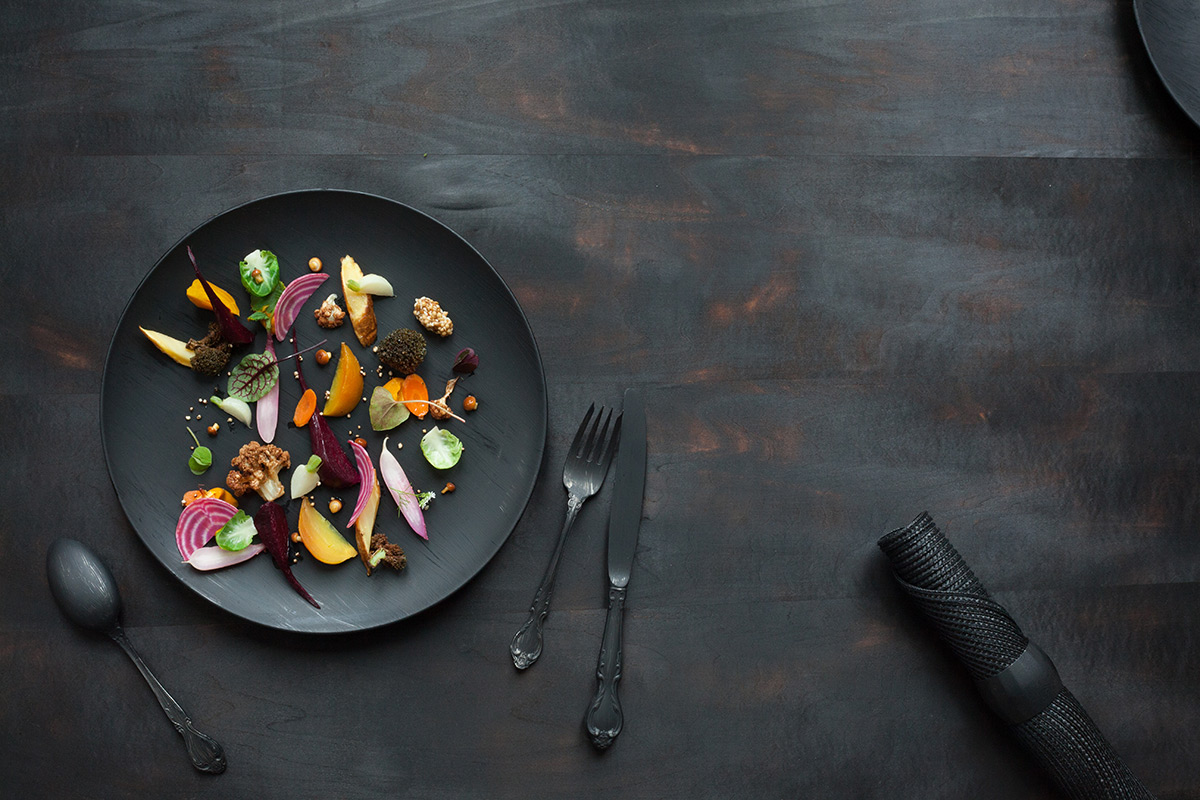
#> input picture bg1.jpg, 1200 x 800 px
$ python img_seg.py ../bg1.jpg   (older library calls are emulated)
#> lines starting #> are read from the running program, lines starting #| are printed output that depends on the picture; after the words box and inside, x2 and y2 are one past the last pixel; in counts of white or black regions, pixels touching at a corner belong together
#> further down, img1 is the input picture: shape (800, 1200, 3); mean B, G, R 64.6, 63.4, 61.7
import cv2
import numpy as np
import sys

def getAreaOfFood(img1):
	img = cv2.cvtColor(img1, cv2.COLOR_BGR2GRAY)
	img_filt = cv2.medianBlur( img, 5)
	img_th = cv2.adaptiveThreshold(img_filt,255,cv2.ADAPTIVE_THRESH_GAUSSIAN_C,cv2.THRESH_BINARY,11,2)
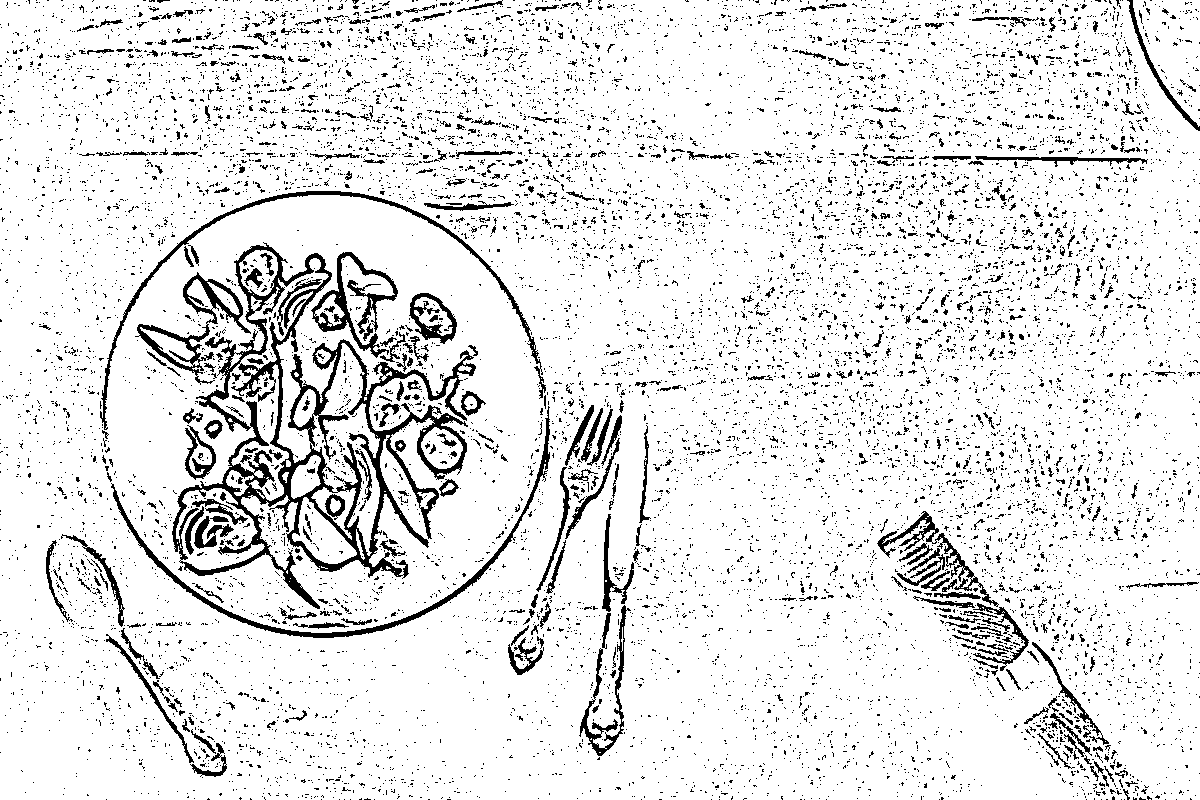
#> img_th: shape (800, 1200); 90% white; 11690 black regions (11217 under 20 px)
	contours, hierarchy = cv2.findContours(img_th, cv2.RETR_LIST, cv2.CHAIN_APPROX_SIMPLE)
#> contours = 13936 contours, 13057 with area under 20; largest, box (x1, y1, x2, y2) and area: (0, 0, 1200, 800) 951361, (171, 242, 477, 610) 27422, (1133, 0, 1200, 127) 5300, (110, 405, 551, 639) 3528, (99, 190, 543, 431) 3226

	# find contours. sort. and find the biggest contour. the biggest contour corresponds to the plate and fruit.
	mask = np.zeros(img.shape, np.uint8)
	largest_areas = sorted(contours, key=cv2.contourArea)
#> largest_areas has the same summary as contours
	cv2.drawContours(mask, [largest_areas[-1]], 0, (255,255,255,255), -1)
#> mask: shape (800, 1200); 99.3% white; 153 black regions (150 under 20 px), largest, box (x1, y1, x2, y2) and area: (1127, 0, 1200, 131) 6122, (1123, 789, 1130, 800) 29, (157, 0, 170, 3) 21
	img_bigcontour = cv2.bitwise_and(img1,img1,mask = mask)

	# convert to hsv. otsu threshold in s to remove plate
	hsv_img = cv2.cvtColor(img_bigcontour, cv2.COLOR_BGR2HSV)
#> hsv_img: shape (800, 1200, 3); mean H, S, V 97.4, 36.8, 68.2
	h,s,v = cv2.split(hsv_img)
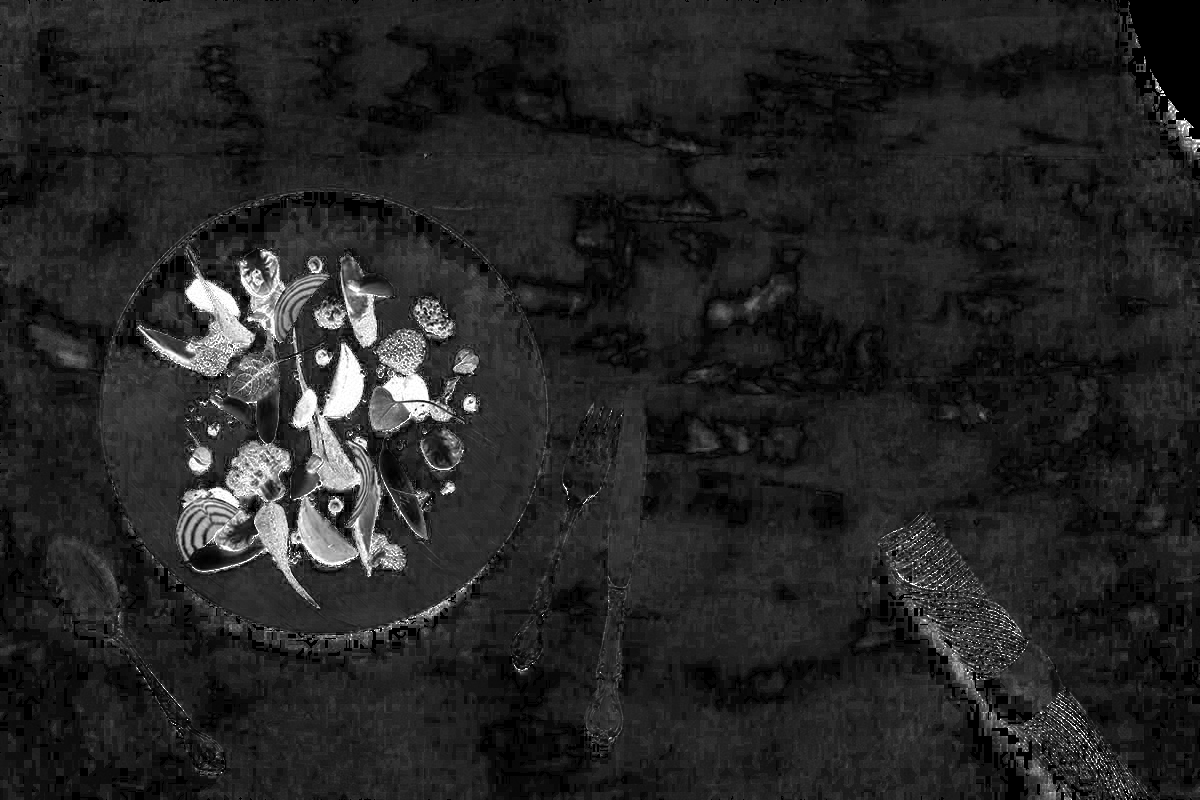
#> s: shape (800, 1200); min 0, max 255, mean 36.8
	mask_plate = cv2.inRange(hsv_img, np.array([0,0,100]), np.array([255,90,255]))
#> mask_plate: shape (800, 1200); 6.3% white; 2910 white regions (2770 under 20 px), largest, box (x1, y1, x2, y2) and area: (149, 509, 468, 633) 11565, (788, 0, 1060, 81) 9098, (868, 81, 1088, 156) 5855
	mask_not_plate = cv2.bitwise_not(mask_plate)
	fruit_skin = cv2.bitwise_and(img_bigcontour,img_bigcontour,mask = mask_not_plate)

	#convert to hsv to detect and remove skin pixels
	hsv_img = cv2.cvtColor(fruit_skin, cv2.COLOR_BGR2HSV)
#> hsv_img: shape (800, 1200, 3); mean H, S, V 91.6, 34.5, 60.1
	skin = cv2.inRange(hsv_img, np.array([0,10,60]), np.array([10,160,255])) #Scalar(0, 10, 60), Scalar(20, 150, 255)
#> skin: shape (800, 1200); 1.7% white; 986 white regions (892 under 20 px), largest, box (x1, y1, x2, y2) and area: (707, 272, 796, 328) 1744, (761, 424, 800, 461) 771, (512, 283, 566, 310) 719
	not_skin = cv2.bitwise_not(skin); #invert skin and black
	fruit = cv2.bitwise_and(fruit_skin,fruit_skin,mask = not_skin) #get only fruit pixels

	fruit_bw = cv2.cvtColor(fruit, cv2.COLOR_BGR2GRAY)
	fruit_bin = cv2.inRange(fruit_bw, 10, 255) #binary of fruit
#> fruit_bin: shape (800, 1200); 90% white; 4416 black regions (4165 under 20 px), largest, box (x1, y1, x2, y2) and area: (149, 509, 468, 633) 11765, (788, 0, 1060, 81) 9114, (1125, 0, 1200, 166) 8225

	#erode before finding contours
	kernel = cv2.getStructuringElement(cv2.MORPH_ELLIPSE,(3,3))
	erode_fruit = cv2.erode(fruit_bin,kernel,iterations = 1)
#> erode_fruit: shape (800, 1200); 83.9% white; 1303 black regions (952 under 20 px), largest, box (x1, y1, x2, y2) and area: (773, 0, 1116, 159) 28851, (145, 508, 488, 653) 18512, (877, 514, 1153, 800) 12488

	#find largest contour since that will be the fruit
	img_th = cv2.adaptiveThreshold(erode_fruit,255,cv2.ADAPTIVE_THRESH_GAUSSIAN_C,cv2.THRESH_BINARY,11,2)
#> img_th: shape (800, 1200); 88.1% white; 1311 black regions (952 under 20 px)
	contours, hierarchy = cv2.findContours(img_th, cv2.RETR_LIST, cv2.CHAIN_APPROX_SIMPLE)
#> contours = 2608 contours, 1965 with area under 20; largest, box (x1, y1, x2, y2) and area: (0, 0, 1200, 800) 899834, (147, 507, 489, 654) 19568, (1131, 0, 1200, 157) 7354, (404, 132, 563, 220) 6952, (190, 567, 450, 629) 6847
	mask_fruit = np.zeros(fruit_bin.shape, np.uint8)
	largest_areas = sorted(contours, key=cv2.contourArea)
#> largest_areas has the same summary as contours
	cv2.drawContours(mask_fruit, [largest_areas[-2]], 0, (255,255,255), -1)
#> mask_fruit: shape (800, 1200); 2.1% white; 1 white region, box (x1, y1, x2, y2) and area: (147, 507, 489, 654) 20404
	#dilate now
	kernel2 = cv2.getStructuringElement(cv2.MORPH_ELLIPSE,(13,13))
	mask_fruit2 = cv2.dilate(mask_fruit,kernel2,iterations = 1)
#> mask_fruit2: shape (800, 1200); 2.9% white; 1 white region, box (x1, y1, x2, y2) and area: (141, 501, 495, 660) 27802
	res = cv2.bitwise_and(fruit_bin,fruit_bin,mask = mask_fruit2)
#> res: shape (800, 1200); 1.3% white; 67 white regions (66 under 20 px), largest, box (x1, y1, x2, y2) and area: (141, 501, 495, 660) 12341
	fruit_final = cv2.bitwise_and(img1,img1,mask = mask_fruit2)
	#find area of fruit
	img_th = cv2.adaptiveThreshold(mask_fruit2,255,cv2.ADAPTIVE_THRESH_GAUSSIAN_C,cv2.THRESH_BINARY,11,2)
#> img_th: shape (800, 1200); 99.5% white; 1 black region
	contours, hierarchy = cv2.findContours(img_th, cv2.RETR_LIST, cv2.CHAIN_APPROX_SIMPLE)
#> contours = 3 contours; box (x1, y1, x2, y2) and area: (0, 0, 1200, 800) 958001, (135, 496, 501, 665) 32897, (141, 501, 495, 660) 27374
	largest_areas = sorted(contours, key=cv2.contourArea)
#> largest_areas has the same summary as contours
	fruit_contour = largest_areas[-2]
#> fruit_contour = contour of 416 points, box (x1, y1, x2, y2) (135, 496, 501, 665), area 32897
	fruit_area = cv2.contourArea(fruit_contour)
#> fruit_area = 32897


	#finding the area of skin. find area of biggest contour
	skin2 = skin - mask_fruit2
	#erode before finding contours
	kernel = cv2.getStructuringElement(cv2.MORPH_ELLIPSE,(3,3))
	skin_e = cv2.erode(skin2,kernel,iterations = 1)
	img_th = cv2.adaptiveThreshold(skin_e,255,cv2.ADAPTIVE_THRESH_GAUSSIAN_C,cv2.THRESH_BINARY,11,2)
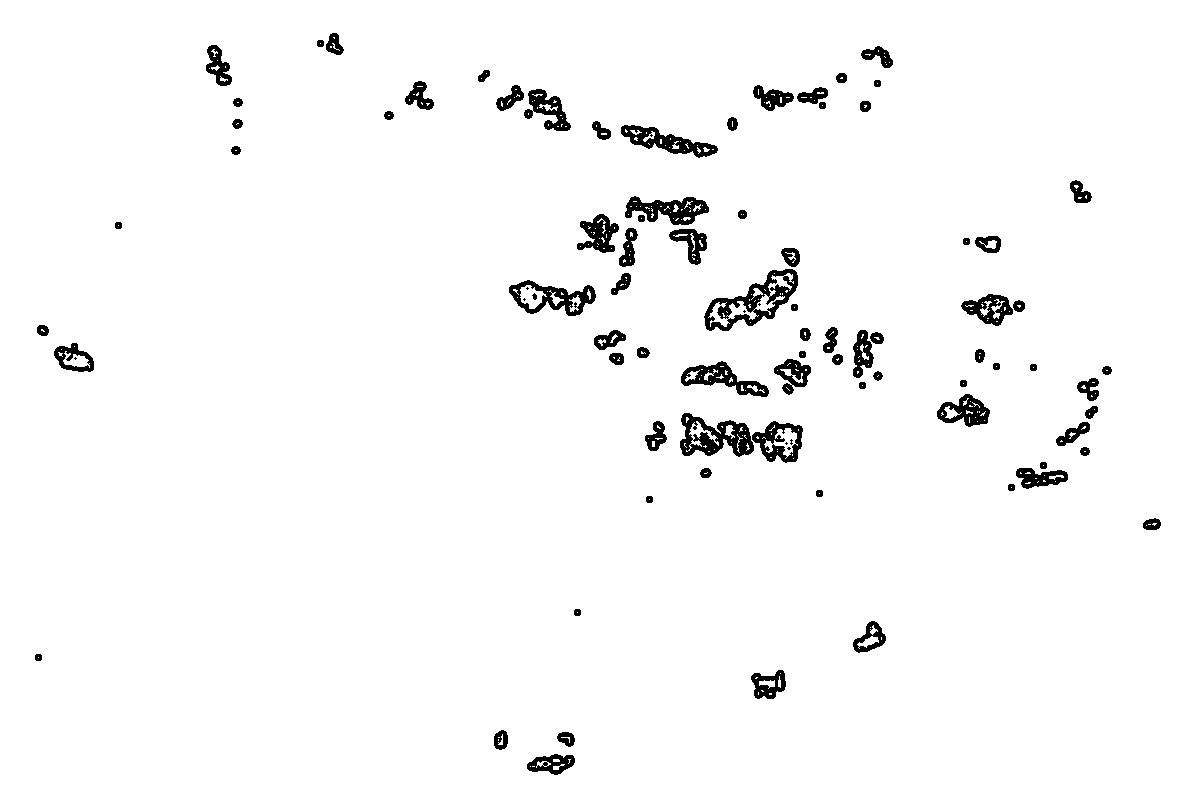
#> img_th: shape (800, 1200); 97.2% white; 89 black regions (8 under 20 px)
	contours, hierarchy = cv2.findContours(img_th, cv2.RETR_LIST, cv2.CHAIN_APPROX_SIMPLE)
#> contours = 443 contours, 333 with area under 20; largest, box (x1, y1, x2, y2) and area: (0, 0, 1200, 800) 958001, (703, 268, 799, 332) 3081, (679, 412, 755, 458) 2237, (508, 279, 597, 317) 1976, (620, 124, 719, 159) 1562
	mask_skin = np.zeros(skin.shape, np.uint8)
	largest_areas = sorted(contours, key=cv2.contourArea)
#> largest_areas has the same summary as contours
	cv2.drawContours(mask_skin, [largest_areas[-2]], 0, (255,255,255), -1)
#> mask_skin: shape (800, 1200); 0.33% white; 1 white region, box (x1, y1, x2, y2) and area: (703, 268, 799, 332) 3208

	skin_rect = cv2.minAreaRect(largest_areas[-2])
#> skin_rect = ((752.8, 303.6), (107.3, 44.72), -26.57)
	box = cv2.cv.BoxPoints(skin_rect)
#> box = ((714.8, 347.6), (694.8, 307.6), (790.8, 259.6), (810.8, 299.6))
	box = np.int0(box)
#> box = [[714, 347], [694, 307], [790, 259], [810, 299]]
	mask_skin2 = np.zeros(skin.shape, np.uint8)
	cv2.drawContours(mask_skin2,[box],0,(255,255,255), -1)
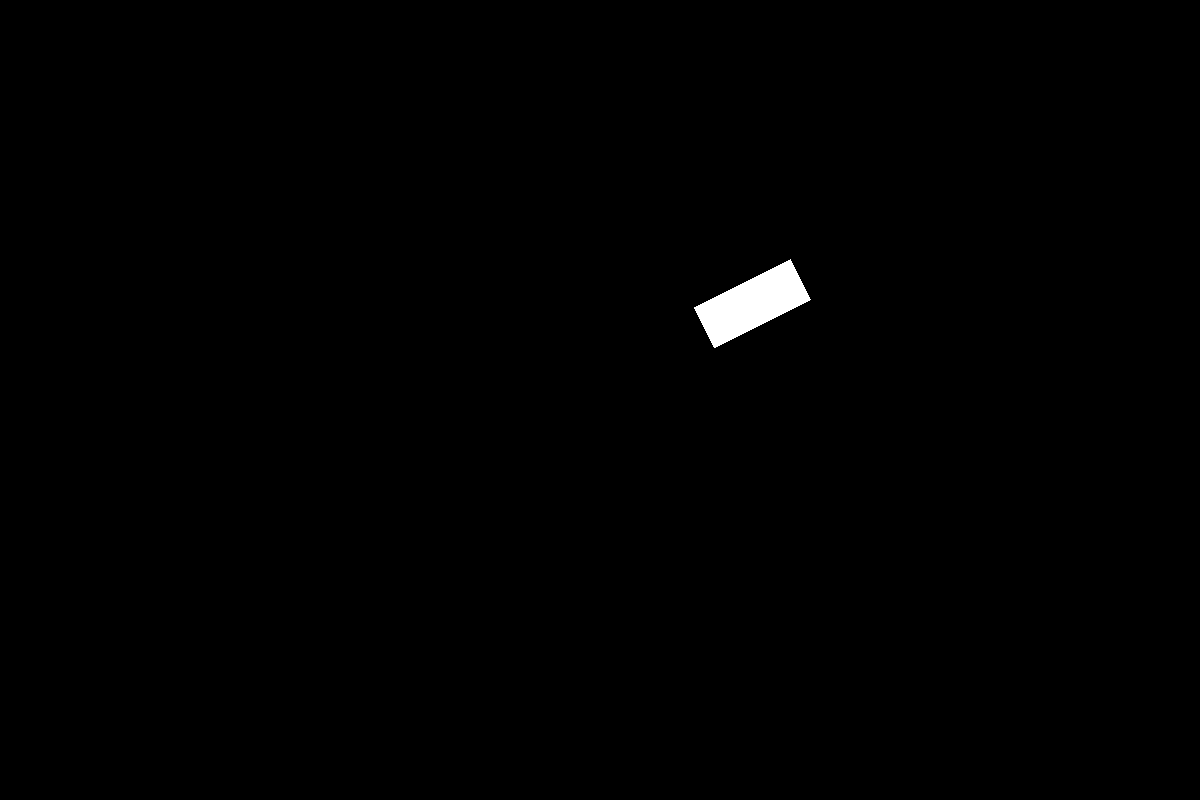
#> mask_skin2: shape (800, 1200); 0.51% white; 1 white region, box (x1, y1, x2, y2) and area: (694, 259, 811, 348) 4937

	pix_height = max(skin_rect[1])
#> pix_height = 107.3
	pix_to_cm_multiplier = 5.0/pix_height
#> pix_to_cm_multiplier = 0.0466
	skin_area = cv2.contourArea(box)
#> skin_area = 4800


	return fruit_area, mask_fruit2, fruit_final, skin_area, fruit_contour, pix_to_cm_multiplier


if __name__ == '__main__':
	img1 = cv2.imread(sys.argv[1])
	area, bin_fruit, img_fruit, skin_area, fruit_contour, pix_to_cm_multiplier = getAreaOfFood(img1)
#> area = 32897; skin_area = 4800; pix_to_cm_multiplier = 0.0466

	cv2.waitKey()
	cv2.destroyAllWindows()
